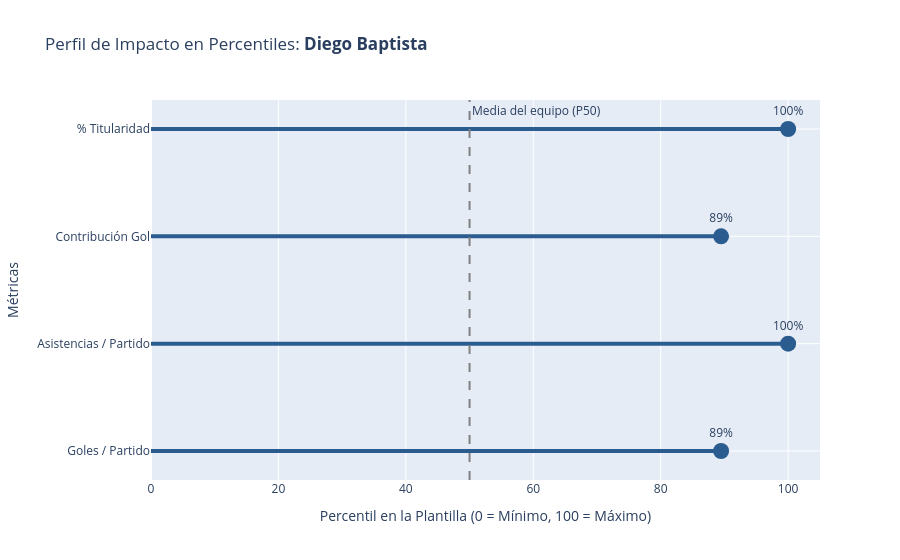

Here is the notebook cell this chart was saved with:
### Markdown cell above
> **Insights Clave de Concentración (Pareto):**
> - **Núcleo ofensivo:** El 80% de las contribuciones de gol está concentrado en un porcentaje reducido de la plantilla.
> - **Riesgo por dependencia:** Permite identificar la vulnerabilidad del equipo ante posibles bajas (lesiones o sanciones) de los jugadores clave situados a la izquierda de la línea del 80%.

### Code cell
metricas = ['gol_x_part', 'asist_x_part', 'contribucion_gol', 'pct_titularidad']
etiquetas = ['Goles / Partido', 'Asistencias / Partido', 'Contribución Gol', '% Titularidad']

df_percentiles = df[metricas].rank(pct=True) * 100

#  Elegir un jugador por su índice (ejemplo: primer jugador df.iloc[0])
idx = 13
nombre_jugador = df.iloc[idx]['nombre']
valores_pct = df_percentiles.iloc[idx].values
valores_reales = df.iloc[idx][metricas].values  # Para mostrar el dato real en el hover

fig4 = go.Figure()

for i in range(len(metricas)):
    fig4.add_trace(go.Scatter(
        x=[0, valores_pct[i]],
        y=[etiquetas[i], etiquetas[i]],
        mode='lines',
        line=dict(color='#2b5c8f', width=4),
        showlegend=False,
        hoverinfo='skip'
    ))

fig4.add_trace(go.Scatter(
    x=valores_pct,
    y=etiquetas,
    mode='markers+text',
    marker=dict(color='#2b5c8f', size=16),
    text=[f"{v:.0f}%" for v in valores_pct],
    textposition="top center",
    hovertemplate="<b>%{y}</b><br>Percentil: %{x:.1f}%<br>Dato Real: %{customdata}<extra></extra>",
    customdata=valores_reales,
    name=nombre_jugador
))

# Línea vertical del Percentil 50 (Media del equipo)
fig4.add_vline(x=50, line_dash="dash", line_color="gray", annotation_text="Media del equipo (P50)")

# Formato y rangos
fig4.update_layout(
    title=f"Perfil de Impacto en Percentiles: <b>{nombre_jugador}</b>",
    xaxis=dict(title="Percentil en la Plantilla (0 = Mínimo, 100 = Máximo)", range=[0, 105]),
    yaxis=dict(title="Métricas"),
    showlegend=False
)

fig4.show(renderer="vscode")  # o renderer="browser"

### Figure 1 — Plotly figure (JSON) as saved in the notebook; plotly's stock layout.template omitted (floating-point values rounded to 4 significant figures)
{"data": [{"hoverinfo": "skip", "line": {"color": "#2b5c8f", "width": 4}, "mode": "lines", "showlegend": false, "type": "scatter", "x": [0, 89.47], "y": ["Goles / Partido", "Goles / Partido"]}, {"hoverinfo": "skip", "line": {"color": "#2b5c8f", "width": 4}, "mode": "lines", "showlegend": false, "type": "scatter", "x": [0, 100], "y": ["Asistencias / Partido", "Asistencias / Partido"]}, {"hoverinfo": "skip", "line": {"color": "#2b5c8f", "width": 4}, "mode": "lines", "showlegend": false, "type": "scatter", "x": [0, 89.47], "y": ["Contribución Gol", "Contribución Gol"]}, {"hoverinfo": "skip", "line": {"color": "#2b5c8f", "width": 4}, "mode": "lines", "showlegend": false, "type": "scatter", "x": [0, 100], "y": ["% Titularidad", "% Titularidad"]}, {"customdata": [0.5, 0.7, 1.2, 96.7], "hovertemplate": "<b>%{y}</b><br>Percentil: %{x:.1f}%<br>Dato Real: %{customdata}<extra></extra>", "marker": {"color": "#2b5c8f", "size": 16}, "mode": "markers+text", "name": "Diego Baptista", "text": ["89%", "100%", "89%", "100%"], "textposition": "top center", "type": "scatter", "x": [89.47, 100.0, 89.47, 100.0], "y": ["Goles / Partido", "Asistencias / Partido", "Contribución Gol", "% Titularidad"]}], "layout": {"annotations": [{"showarrow": false, "text": "Media del equipo (P50)", "x": 50, "xanchor": "left", "xref": "x", "y": 1, "yanchor": "top", "yref": "y domain"}], "shapes": [{"line": {"color": "gray", "dash": "dash"}, "type": "line", "x0": 50, "x1": 50, "xref": "x", "y0": 0, "y1": 1, "yref": "y domain"}], "showlegend": false, "title": {"text": "Perfil de Impacto en Percentiles: <b>Diego Baptista</b>"}, "xaxis": {"range": [0, 105], "title": {"text": "Percentil en la Plantilla (0 = Mínimo, 100 = Máximo)"}}, "yaxis": {"title": {"text": "Métricas"}}}}
